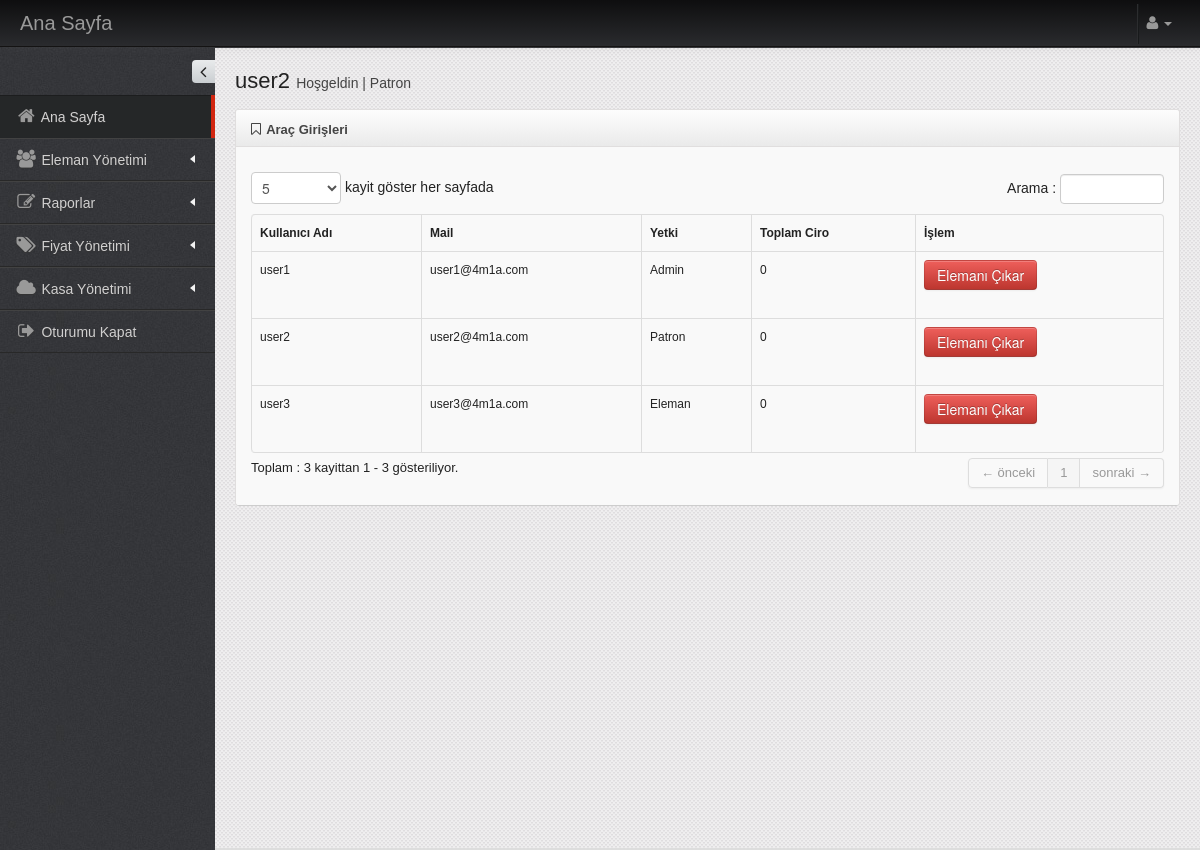
Before: /eleman_cikar.php (signed in) with the older database file.
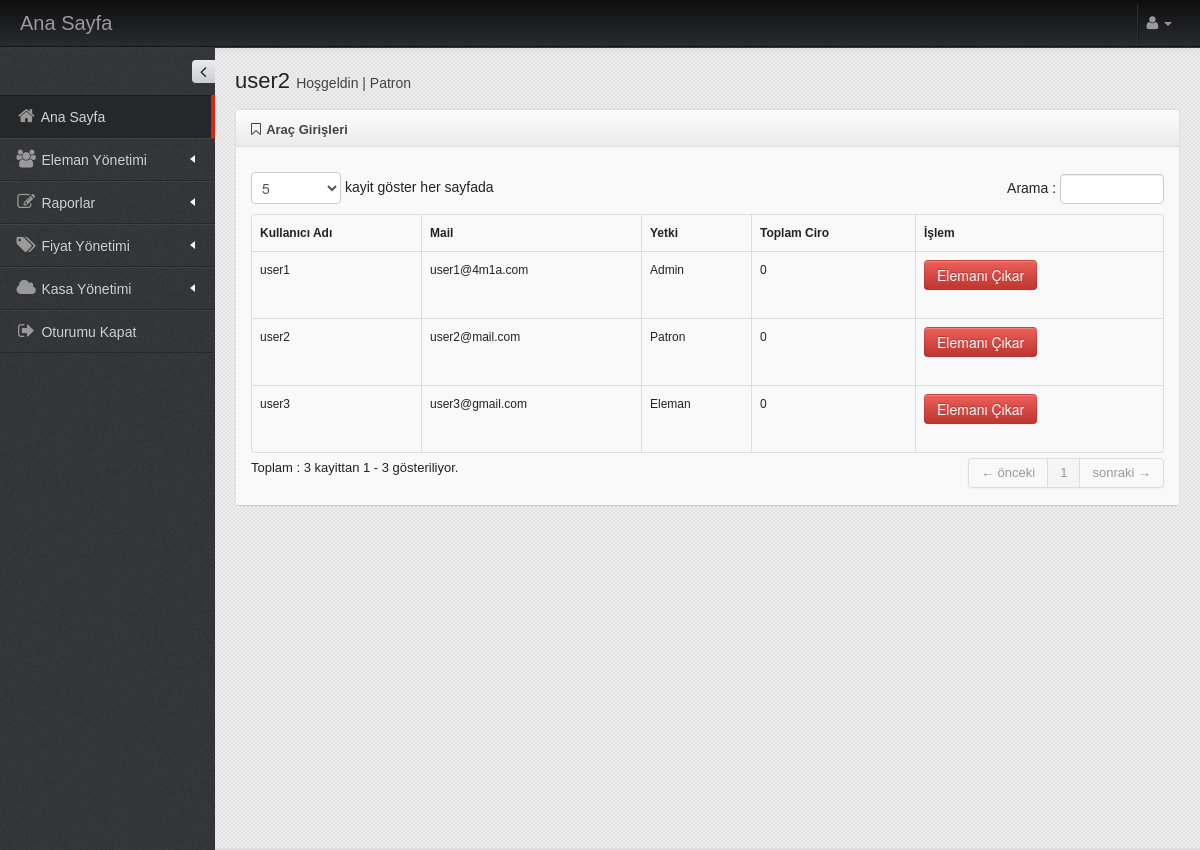
After: the same page with the newer database file.
### tables this page shows
CREATE TABLE `user` (
  `id` int(11) NOT NULL,
  `kullanici` varchar(50) NOT NULL,
  `mail` varchar(100) NOT NULL,
  `sifre` varchar(150) NOT NULL,
  `yetki` varchar(50) NOT NULL
);

### eleman_cikar.php (the view, shortened to what this page needs)
<?php
	include("include/config.php");
	if(empty($_SESSION["kullanici"])){
		header("Refresh: 0; url= index.php");
	}else{
?>
<!DOCTYPE html>
 <html lang="tr">
	<head>
		<link href="assets/plugins/bootstrap/css/bootstrap.min.css" rel="stylesheet" />
		<link href="assets/plugins/bootstrap/css/bootstrap-responsive.min.css" rel="stylesheet" />
		<link href="assets/plugins/font-awesome/css/font-awesome.css" rel="stylesheet" />
		<link href="assets/css/style.css" rel="stylesheet" />
		<link href="assets/css/style-responsive.css" rel="stylesheet" />
		<link href="assets/css/themes/default.css" rel="stylesheet" id="style_color" />
		<link href="assets/plugins/uniform/css/uniform.default.css" rel="stylesheet" type="text/css" />
		<link href="#" rel="stylesheet" id="style_metro" />
		<link href="assets/plugins/fancybox/source/jquery.fancybox.css" rel="stylesheet" rel="stylesheet" type="text/css" />
		<link href="assets/plugins/gritter/css/jquery.gritter.css" rel="stylesheet" type="text/css" />
		<link href="assets/plugins/bootstrap-daterangepicker/daterangepicker.css" rel="stylesheet" type="text/css" />
		<link href="assets/plugins/fullcalendar/fullcalendar/bootstrap-fullcalendar.css" rel="stylesheet" type="text/css"  />
		<link href="assets/plugins/jqvmap/jqvmap/jqvmap.css" media="screen" rel="stylesheet" type="text/css" />
	</head>
	<body class="fixed-top">
		<?php include("header.php") ;?>
		<div id="container" class="row-fluid">
			<?php include("menu.php") ;?>
		</div>
		<div id="body">
			<div class="container-fluid">
				<div class="row-fluid">
						<div class="span12">
							<h3 class="page-title">
								<?php echo $_SESSION['kullanici']; ?> <small>Hoşgeldin | <?php echo $_SESSION['yetki']; ?></small>
							</h3>
						</div>
				</div>
				<div id="page" class="dashboard">
					<div class="row-fluid">
						<div class="span12">
							<div class="widget box light-grey">
								<div class="widget-title">
									<h4><i class="icon-bookmark-empty"></i> Araç Girişleri</h4>
								</div>
								<div class="widget-body">
									<div class="clearfix margin-bottom-10"></div>
									<table class="table table-striped table-bordered table-hover" id="sample_1" style="font-size:12px;">
										<thead>
											<tr>
												<th>Kullanıcı Adı</th>
												<th>Mail</th>
												<th>Yetki</th>
												<th>Toplam Ciro</th>
												<th>İşlem</th>
											</tr>
										</thead>
										<tbody>
											<?php
											$selectUser = "SELECT * FROM user";
											$rUser = $conn->query($selectUser);
											if (mysqli_num_rows($rUser)>0){
												while ($row = $rUser->fetch_array(MYSQLI_NUM)) {
													if(strcmp(0,$row[4])){
														echo '<tr class="odd gradeX"><td>'.$row[1].'</td>
														<td>'.$row[2].'</td>
														<td>'.$row[4].'</td>';
														$selectKasa = "SELECT miktar FROM kasa WHERE eleman_id='".$row[0]."'";
														$ciro = $conn->query($selectKasa);
														if (mysqli_num_rows($ciro)>0){
															$total = 0;
															while ($elemanCiro = $ciro->fetch_array(MYSQLI_NUM)) {
																$total = $total + $elemanCiro[0];
															}
															echo '<td>'.$total.'</td>';
														}else{
															echo '<td>0</td>';
														}
														echo '<td><form method="post" action="'.htmlspecialchars($_SERVER["PHP_SELF"]).'">
															<button type="submit" class="btn btn-danger" name="id" value="'.$row[0].'">Elemanı Çıkar</button></form></td>';
													}
												}
											}
											?>
										</tbody>
									</table>
								</div>
							</div>
						</div>
					</div>
				</div>
			</div>
		</div>
	</body>
</html>
<?php } ?>

Changed rows visible on the page:
changed user "user2": mail "user2@4m1a.com" → "user2@mail.com"
changed user "user3": mail "user3@4m1a.com" → "user3@gmail.com"
